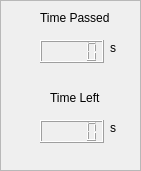
      <widget class="QFrame" name="frame_8">
       <property name="geometry">
        <rect>
         <x>810</x>
         <y>290</y>
         <width>141</width>
         <height>171</height>
        </rect>
       </property>
       <property name="font">
        <font>
         <family>Arial</family>
        </font>
       </property>
       <property name="frameShape">
        <enum>QFrame::StyledPanel</enum>
       </property>
       <property name="frameShadow">
        <enum>QFrame::Raised</enum>
       </property>
       <widget class="QLabel" name="label12_40">
        <property name="geometry">
         <rect>
          <x>40</x>
          <y>10</y>
          <width>81</width>
          <height>16</height>
         </rect>
        </property>
        <property name="font">
         <font>
          <family>Arial</family>
         </font>
        </property>
        <property name="text">
         <string>Time Passed</string>
        </property>
       </widget>
       <widget class="QLabel" name="label12_41">
        <property name="geometry">
         <rect>
          <x>50</x>
          <y>90</y>
          <width>81</width>
          <height>16</height>
         </rect>
        </property>
        <property name="font">
         <font>
          <family>Arial</family>
         </font>
        </property>
        <property name="text">
         <string>Time Left</string>
        </property>
       </widget>
       <widget class="QLCDNumber" name="TimePassed_Tab3">
        <property name="geometry">
         <rect>
          <x>40</x>
          <y>40</y>
          <width>64</width>
          <height>23</height>
         </rect>
        </property>
        <property name="font">
         <font>
          <family>Arial</family>
         </font>
        </property>
       </widget>
       <widget class="QLCDNumber" name="TimeLeft_Tab3">
        <property name="geometry">
         <rect>
          <x>40</x>
          <y>120</y>
          <width>64</width>
          <height>23</height>
         </rect>
        </property>
        <property name="font">
         <font>
          <family>Arial</family>
         </font>
        </property>
       </widget>
       <widget class="QLabel" name="label12_42">
        <property name="geometry">
         <rect>
          <x>110</x>
          <y>40</y>
          <width>16</width>
          <height>16</height>
         </rect>
        </property>
        <property name="font">
         <font>
          <family>Arial</family>
         </font>
        </property>
        <property name="text">
         <string>s</string>
        </property>
       </widget>
       <widget class="QLabel" name="label12_43">
        <property name="geometry">
         <rect>
          <x>110</x>
          <y>120</y>
          <width>16</width>
          <height>16</height>
         </rect>
        </property>
        <property name="font">
         <font>
          <family>Arial</family>
         </font>
        </property>
        <property name="text">
         <string>s</string>
        </property>
       </widget>
      </widget>
